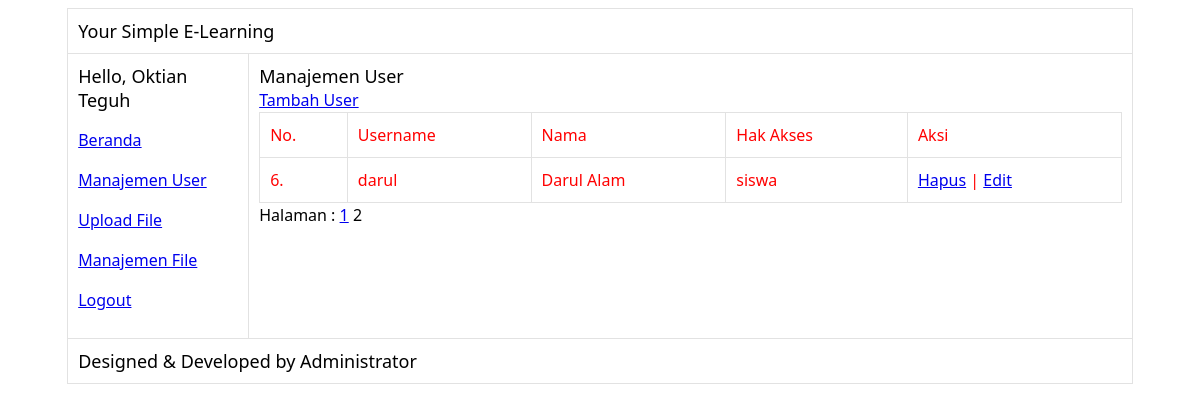
The app's page /index.php?module=muser&offset=5 (signed in) with its own data.
### tables this page shows
CREATE TABLE `user` (
  `username` varchar(100) NOT NULL,
  `password` varchar(32) NOT NULL,
  `nama` varchar(100) NOT NULL,
  `hak_akses` varchar(10) NOT NULL,
  PRIMARY KEY  (`username`)
);

### template/admin/manajemen_user.php (the view, shortened to what this page needs)
<tr>
   <td width="160px">
		<?php
		include('template/home/panel_user.php');
	   ?>
	 </td>
   <td>
   <?php
	$action_uri_register = array('tambah','hapus','edit','simpan','update');
	$action = $_GET['action'];
	if(isset($action) && !in_array($action, $action_uri_register)){
		echo "Maaf, Halaman yang Anda maksud tidak ada!";
	}else{
		if( $action == 'tambah' ){
	?>
		<form action="index.php?module=muser&action=simpan" method="post">
			<h2>Tambah User</h2>
			<p>Nama: </p>
			<p><input name="nama" type="text"></p>
			<p>Username: </p>
			<p><input name="username" type="text"></p>
			<p>Password: </p>
			<p><input name="password" type="text"></p>
			<p>Hak Akses</p>
			<p>
			<select name="hak_akses">
			  <option value="admin">admin</option>
			  <option value="guru">guru</option>
			  <option value="siswa">siswa</option>
			</select>
			</p>
			<p><input name="bsimpan" type="submit" value="Simpan User"></p>
		</form>
	<?php
		}else{
	?>
			<h2>Manajemen User</h2>
			<a href="?module=muser&action=tambah">Tambah User</a>
			<?php
				$limit = 5;
				if(isset($_GET['offset'])){
					$offset = $_GET['offset'];
				}else{
					$offset = 0;
				}
				$no = $offset + 1;
				$users = mysql_query("SELECT * FROM user ORDER BY username DESC LIMIT $offset, $limit")or die(mysql_error());
				if(mysql_num_rows($users) == 0 ){
					echo '<h1>Tidak ada data yang bisa ditampilkan.</h1>';
				}else{
					echo "<table id='table_dalam'>";
					echo "<tr><td>No.</td><td>Username</td><td>Nama</td><td>Hak Akses</td><td>Aksi</td></tr>";
					while($user=mysql_fetch_object($users)){
					echo "<tr><td>$no.</td><td>$user->username</td><td>$user->nama</td><td>$user->hak_akses</td><td><a href='?module=muser&action=hapus&id=$user->username' onclick='return confirm(\"Apakah Anda Yakin?\")'>Hapus</a> | <a href='?module=muser&action=edit&id=$user->username'>Edit</a></td></tr>";
					$no++;
					}
					echo "</table>";
				}
				$banyak_content = mysql_num_rows( mysql_query("SELECT * FROM user") );
				$banyak_halaman = ceil($banyak_content/$limit);
				echo "Halaman : ";
				for( $i=1; $i<=$banyak_halaman; $i++ ){
					$link = ( $i - 1 ) * $limit;
					if($offset == $link){
						echo $i;
					}else{
						echo " <a href='?module=muser&offset=".$link."'>$i</a> ";
					}
				}
			}
		}
		?>
   </td>
</tr>

### template/header.php (style rules this page uses)
body { font-family: "Segoe UI", Arial; }
h1, h2, h3, h4 { margin:0; padding: 0; font-size: 18px; font-weight: normal; }
#table_dalam { border: 1px solid #ddd !important; border-collapse: collapse; width: 100%; color: red; }
#table_luar tr td { border: 1px solid #E2E2E2; border-collapse: collapse; padding: 10px; margin: 0; text-align: left; vertical-align: top; line-height: 1.5em; }

### records on screen
user: username "darul", nama "Darul Alam", hak_akses "siswa"

### other values on screen
$_SESSION['nama'] "Oktian Teguh"
